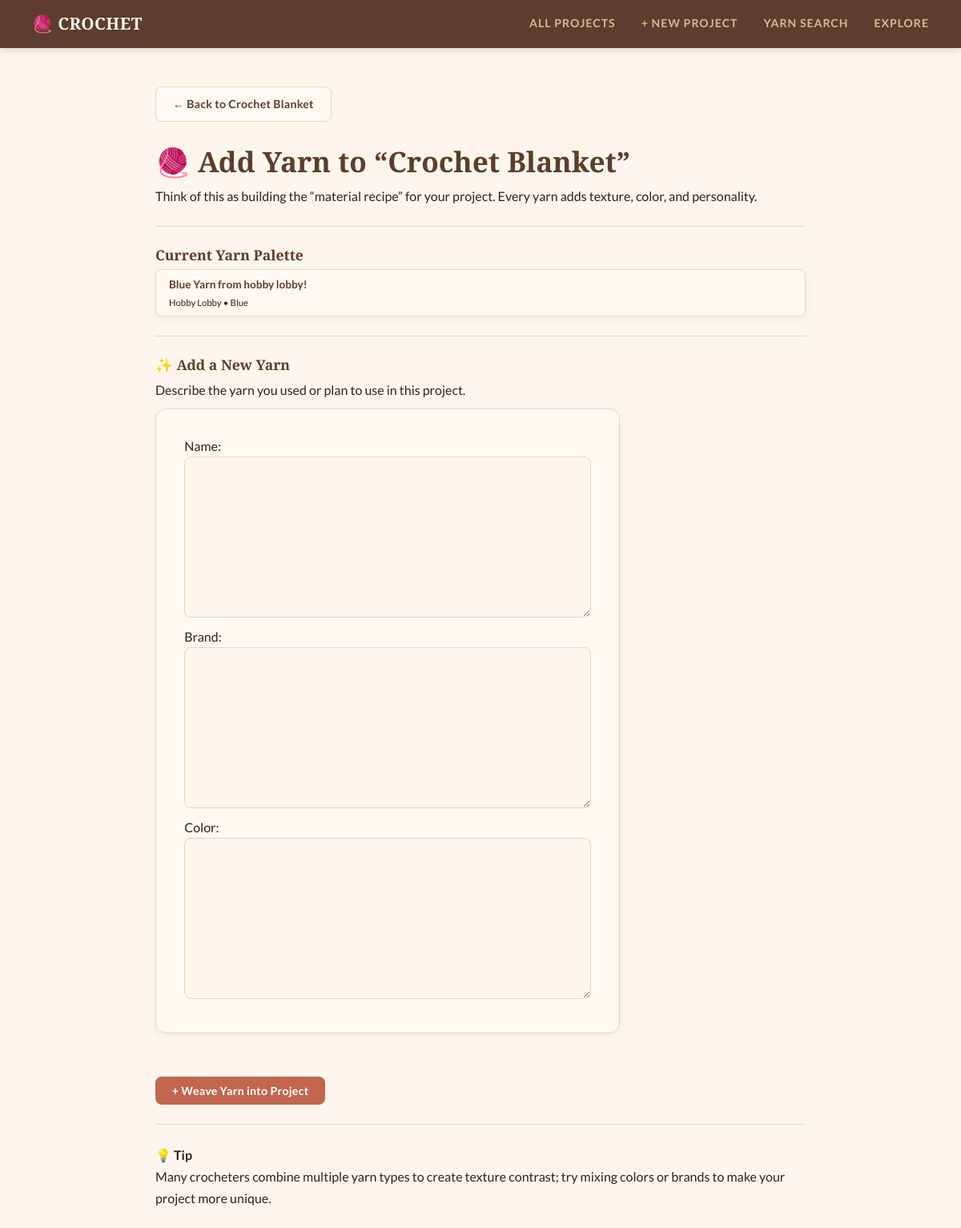
/crochet/project/1/yarn/, run on the app's committed database.
### crochet/models.py (models this page shows, shortened)
class Project(models.Model):
    title = models.TextField(blank=False)
    creator = models.TextField(blank=False)
    description = models.TextField(blank=False)
    DIFFICULTY_CHOICES = [
        ('easy', 'Easy'),
        ('medium', 'Medium'),
        ('hard', 'Hard'),
    ]
    difficulty_level = models.CharField(max_length=10,choices=DIFFICULTY_CHOICES,default='easy')
    image_file = models.ImageField(blank=True) # so the user can upload an image of their progress
    STATUS_CHOICES = [
    ('not_started', 'Not Started'),
    ('in_progress', 'In Progress'),
    ('completed', 'Completed'),
]
    project_status = models.CharField(max_length=20,choices=STATUS_CHOICES,default='not_started')
    category = models.TextField(blank=True, default='')
    date_created = models.DateTimeField(auto_now=True)
    RATING_CHOICES = [
    (1, '1 Star'),
    (2, '2 Stars'),
    (3, '3 Stars'),
    (4, '4 Stars'),
    (5, '5 Stars'),
    ]
    rating = models.IntegerField(choices=RATING_CHOICES,default=5)

class Yarn(models.Model):
    project = models.ForeignKey(Project, on_delete=models.CASCADE)
    name = models.TextField(blank=False)
    brand = models.TextField(blank=False)
    color = models.TextField(blank=False)

### crochet/views.py (the view, shortened to what this page needs)
# urls.py: path('project/<int:pk>/yarn/', views.AddYarnView.as_view(), name='add-yarn'),
class AddYarnView(CreateView):
    model = Yarn
    template_name = 'crochet/add_yarn.html'
    fields = ['name', 'brand', 'color']
    def get_context_data(self, **kwargs):
        context = super().get_context_data(**kwargs)
        context['project'] = get_object_or_404(Project, pk=self.kwargs['pk'])
        return context

### crochet/templates/crochet/add_yarn.html (shortened to what this page needs)
{% extends 'crochet/base.html' %}
{% block content %}
<a href="{% url 'project-detail' project.pk %}" class="btn btn-secondary">
    ← Back to {{ project.title }}
</a>
<br><br>
<div class="yarn-header">
    <h1>🧶 Add Yarn to “{{ project.title }}”</h1>
    <p class="subtitle">
        Think of this as building the “material recipe” for your project.
        Every yarn adds texture, color, and personality.
    </p>
</div>
<hr>
<div class="project-preview">
    <h3>Current Yarn Palette</h3>
    {% if project.yarn_set.all %}
        <div class="yarn-preview-grid">
            {% for yarn in project.yarn_set.all %}
                <div class="yarn-chip">
                    <strong>{{ yarn.name }}</strong><br>
                    <small>{{ yarn.brand }} • {{ yarn.color }}</small>
                </div>
            {% endfor %}
        </div>
    {% else %}
        <p class="empty">No yarn added yet — this project is waiting for its first thread ✨</p>
    {% endif %}
</div>
<hr>
<div class="add-yarn-section">
    <h3>✨ Add a New Yarn</h3>
    <p>Describe the yarn you used or plan to use in this project.</p>
    <form method="POST" class="yarn-form">
        <div class="form-card">
            {{ form.as_p }}
        </div>
<br><br>
        <button type="submit" class="btn btn-primary">
            + Weave Yarn into Project
        </button>
    </form>
</div>
<hr>
<div class="yarn-tips">
    <h4>💡 Tip</h4>
    <p>
        Many crocheters combine multiple yarn types to create texture contrast;
        try mixing colors or brands to make your project more unique.
    </p>
</div>
{% endblock %}

### static/styles-for-crochet.css (style rules this page uses)
:root { --cream: #fdf6ec; --warm-white: #fff9f2; --blush: #f2c4a0; --terracotta: #c1674f; --brown: #5c3d2e; --dark-brown: #3b2417; --sage: #7a9e87; --sage-light: #d4e8db; --muted: #9e7f6e; --text: #2e2118; --border: #e8d5c0; --radius: 14px; --radius-sm: 8px; --shadow: 0 4px 20px rgba(92, 61, 46, 0.10); --shadow-sm: 0 2px 8px rgba(92, 61, 46, 0.07); }
*, *::before, *::after { box-sizing: border-box; margin: 0; padding: 0; }
body { background-color: var(--cream); color: var(--text); font-family: 'Lato', sans-serif; font-size: 16px; line-height: 1.7; min-height: 100vh; padding: 0; }
a { color: var(--terracotta); text-decoration: none; transition: color 0.2s; }
h1, h2, h3 { font-family: 'Playfair Display', serif; font-weight: 600; color: var(--brown); line-height: 1.3; }
h1 { font-size: 2.2rem; margin-bottom: 0.4rem; }
h3 { font-size: 1.1rem; margin-bottom: 0.4rem; }
p { margin-bottom: 0.6rem; }
hr { border: none; border-top: 1px solid var(--border); margin: 1.5rem 0; }
.btn { display: inline-block; padding: 0.55rem 1.3rem; border-radius: var(--radius-sm); font-size: 0.88rem; font-family: 'Lato', sans-serif; font-weight: 700; cursor: pointer; border: none; transition: opacity 0.15s, transform 0.15s; text-decoration: none; letter-spacing: 0.02em; }
.btn-primary { background: var(--terracotta); color: #fff; }
.btn-secondary { background: var(--warm-white); color: var(--brown); border: 1px solid var(--border); }
.form-card { background: var(--warm-white); border: 1px solid var(--border); border-radius: var(--radius); padding: 2rem 2.2rem; max-width: 580px; box-shadow: var(--shadow-sm); }
.form-card input[type="text"], .form-card input[type="url"], .form-card input[type="file"], .form-card textarea, .form-card select { width: 100%; padding: 0.6rem 0.9rem; border: 1px solid var(--border); border-radius: var(--radius-sm); font-size: 0.95rem; font-family: 'Lato', sans-serif; background: var(--cream); color: var(--text); outline: none; transition: border-color 0.2s, box-shadow 0.2s; }
.form-card textarea { resize: vertical; min-height: 110px; }
.yarn-chip { background: var(--warm-white); border: 1px solid var(--border); border-radius: var(--radius-sm); padding: 0.45rem 1rem; font-size: 0.85rem; box-shadow: var(--shadow-sm); }
.yarn-chip strong { color: var(--brown); }

### data on the page
Project: title "Crochet Blanket"
Yarn: name "Blue Yarn from hobby lobby!", brand "Hobby Lobby", color "Blue"
